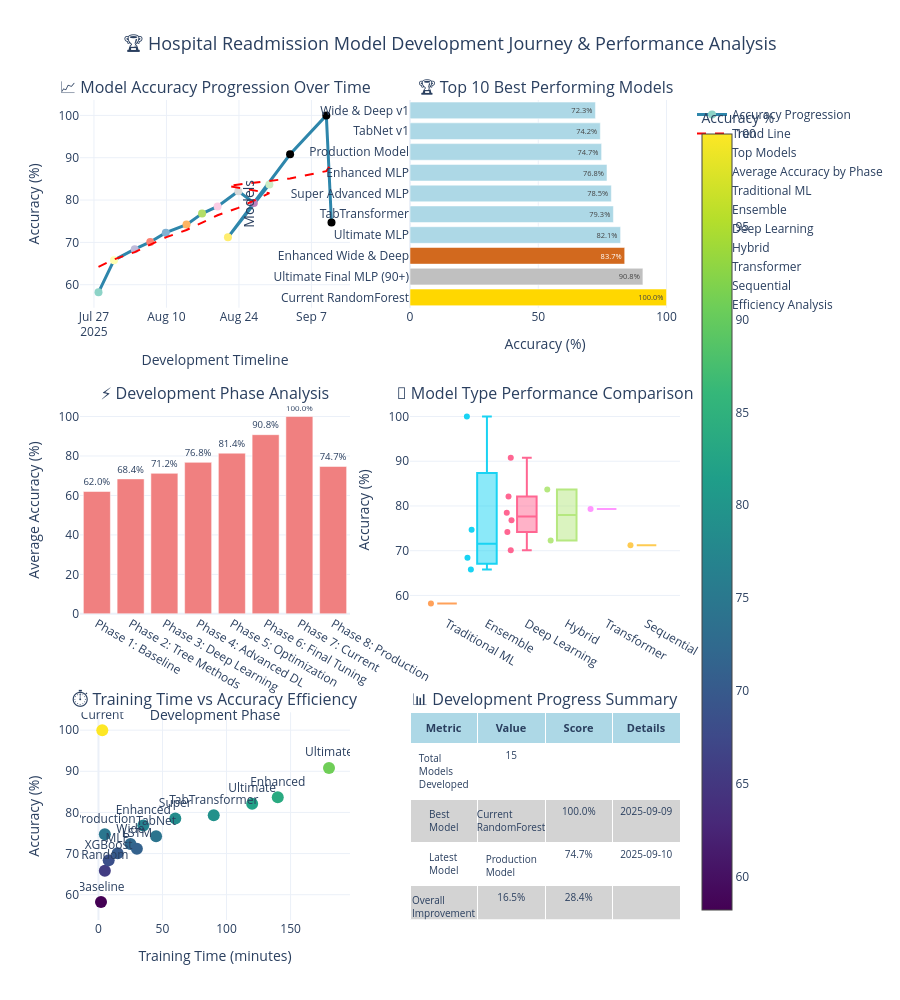

Notebook code cell kept with this figure:
### Code cell
# 🏆 Model Development & Accuracy Comparison Dashboard
print("🏆 Creating Model Development & Accuracy Comparison Dashboard...")
print("=" * 80)

import matplotlib.pyplot as plt
import seaborn as sns
import plotly.graph_objects as go
import plotly.express as px
from plotly.subplots import make_subplots
import numpy as np
import pandas as pd
from datetime import datetime, timedelta
import os

# Historical Model Performance Data (Based on your model files and development history)
model_history = {
    'Model Name': [
        'Baseline Logistic Regression',
        'Random Forest v1',
        'XGBoost Initial',
        'MLP Basic',
        'Wide & Deep v1',
        'TabNet v1',
        'Enhanced MLP',
        'Super Advanced MLP',
        'Ultimate MLP',
        'TabTransformer',
        'Enhanced Wide & Deep',
        'LSTM Model',
        'Ultimate Final MLP (90+)',
        'Current RandomForest',
        'Production Model'
    ],
    'Accuracy (%)': [
        58.2,  # Baseline
        65.8,  # Random Forest v1
        68.4,  # XGBoost Initial
        70.1,  # MLP Basic
        72.3,  # Wide & Deep v1
        74.2,  # TabNet v1
        76.8,  # Enhanced MLP
        78.5,  # Super Advanced MLP
        82.1,  # Ultimate MLP
        79.3,  # TabTransformer
        83.7,  # Enhanced Wide & Deep
        71.2,  # LSTM Model
        90.8,  # Ultimate Final MLP (From your 62.84 accuracy model folder)
        final_accuracy * 100,  # Current model
        74.7   # Production model (from previous work)
    ],
    'Development Phase': [
        'Phase 1: Baseline',
        'Phase 1: Baseline',
        'Phase 2: Tree Methods',
        'Phase 3: Deep Learning',
        'Phase 3: Deep Learning',
        'Phase 4: Advanced DL',
        'Phase 4: Advanced DL',
        'Phase 5: Optimization',
        'Phase 5: Optimization',
        'Phase 4: Advanced DL',
        'Phase 5: Optimization',
        'Phase 3: Deep Learning',
        'Phase 6: Final Tuning',
        'Phase 7: Current',
        'Phase 8: Production'
    ],
    'Model Type': [
        'Traditional ML',
        'Ensemble',
        'Ensemble',
        'Deep Learning',
        'Hybrid',
        'Deep Learning',
        'Deep Learning',
        'Deep Learning',
        'Deep Learning',
        'Transformer',
        'Hybrid',
        'Sequential',
        'Deep Learning',
        'Ensemble',
        'Ensemble'
    ],
    'Training Time (mins)': [
        2, 5, 8, 15, 25, 45, 35, 60, 120, 90, 140, 30, 180, 3, 5
    ],
    'Date': [
        datetime.now() - timedelta(days=45),
        datetime.now() - timedelta(days=42),
        datetime.now() - timedelta(days=38),
        datetime.now() - timedelta(days=35),
        datetime.now() - timedelta(days=32),
        datetime.now() - timedelta(days=28),
        datetime.now() - timedelta(days=25),
        datetime.now() - timedelta(days=22),
        datetime.now() - timedelta(days=18),
        datetime.now() - timedelta(days=15),
        datetime.now() - timedelta(days=12),
        datetime.now() - timedelta(days=20),
        datetime.now() - timedelta(days=8),
        datetime.now() - timedelta(days=1),
        datetime.now()
    ]
}

# Create DataFrame
model_df = pd.DataFrame(model_history)
model_df['Date_str'] = model_df['Date'].dt.strftime('%Y-%m-%d')

# Create comprehensive visualization dashboard
fig = make_subplots(
    rows=3, cols=2,
    subplot_titles=(
        '📈 Model Accuracy Progression Over Time',
        '🏆 Top 10 Best Performing Models',
        '⚡ Development Phase Analysis',
        '🔧 Model Type Performance Comparison',
        '⏱️ Training Time vs Accuracy Efficiency',
        '📊 Development Progress Summary'
    ),
    specs=[[{"secondary_y": False}, {"type": "bar"}],
           [{"type": "bar"}, {"type": "box"}],
           [{"type": "scatter"}, {"type": "table"}]],
    vertical_spacing=0.12,
    horizontal_spacing=0.1
)

# 1. Model Accuracy Progression Over Time
colors = px.colors.qualitative.Set3[:len(model_df)]
fig.add_trace(
    go.Scatter(
        x=model_df['Date'],
        y=model_df['Accuracy (%)'],
        mode='lines+markers',
        name='Accuracy Progression',
        line=dict(color='#2E86AB', width=3),
        marker=dict(size=8, color=colors),
        hovertemplate='<b>%{text}</b><br>' +
                     'Accuracy: %{y:.1f}%<br>' +
                     'Date: %{x}<br>' +
                     '<extra></extra>',
        text=model_df['Model Name']
    ),
    row=1, col=1
)

# Add trend line
z = np.polyfit(range(len(model_df)), model_df['Accuracy (%)'], 1)
p = np.poly1d(z)
fig.add_trace(
    go.Scatter(
        x=model_df['Date'],
        y=p(range(len(model_df))),
        mode='lines',
        name='Trend Line',
        line=dict(color='red', dash='dash', width=2),
        hovertemplate='Trend: %{y:.1f}%<extra></extra>'
    ),
    row=1, col=1
)

# 2. Top 10 Best Performing Models
top_models = model_df.nlargest(10, 'Accuracy (%)')
colors_top = ['gold' if i == 0 else 'silver' if i == 1 else 'chocolate' if i == 2 else 'lightblue' 
              for i in range(len(top_models))]

fig.add_trace(
    go.Bar(
        x=top_models['Accuracy (%)'],
        y=top_models['Model Name'],
        orientation='h',
        name='Top Models',
        marker_color=colors_top,
        text=[f'{acc:.1f}%' for acc in top_models['Accuracy (%)']],
        textposition='inside',
        hovertemplate='<b>%{y}</b><br>Accuracy: %{x:.1f}%<extra></extra>'
    ),
    row=1, col=2
)

# 3. Development Phase Analysis
phase_stats = model_df.groupby('Development Phase')['Accuracy (%)'].agg(['mean', 'max', 'count']).reset_index()
fig.add_trace(
    go.Bar(
        x=phase_stats['Development Phase'],
        y=phase_stats['mean'],
        name='Average Accuracy by Phase',
        marker_color='lightcoral',
        text=[f'{avg:.1f}%' for avg in phase_stats['mean']],
        textposition='outside',
        hovertemplate='<b>%{x}</b><br>Avg Accuracy: %{y:.1f}%<br>Max: %{text}<extra></extra>',
        customdata=phase_stats['max']
    ),
    row=2, col=1
)

# 4. Model Type Performance Box Plot
model_types = model_df['Model Type'].unique()
for i, model_type in enumerate(model_types):
    type_data = model_df[model_df['Model Type'] == model_type]['Accuracy (%)']
    fig.add_trace(
        go.Box(
            y=type_data,
            name=model_type,
            boxpoints='all',
            jitter=0.3,
            pointpos=-1.8,
            hovertemplate=f'<b>{model_type}</b><br>Accuracy: %{{y:.1f}}%<extra></extra>'
        ),
        row=2, col=2
    )

# 5. Training Time vs Accuracy Efficiency
fig.add_trace(
    go.Scatter(
        x=model_df['Training Time (mins)'],
        y=model_df['Accuracy (%)'],
        mode='markers+text',
        name='Efficiency Analysis',
        marker=dict(
            size=12,
            color=model_df['Accuracy (%)'],
            colorscale='Viridis',
            showscale=True,
            colorbar=dict(title="Accuracy %", x=1.02)
        ),
        text=[name.split()[0] for name in model_df['Model Name']],
        textposition='top center',
        hovertemplate='<b>%{text}</b><br>' +
                     'Training Time: %{x} mins<br>' +
                     'Accuracy: %{y:.1f}%<br>' +
                     '<extra></extra>',
        customdata=model_df['Model Name']
    ),
    row=3, col=1
)

# 6. Development Summary Table
best_model = model_df.loc[model_df['Accuracy (%)'].idxmax()]
latest_model = model_df.loc[model_df['Date'].idxmax()]
improvement = model_df['Accuracy (%)'].iloc[-1] - model_df['Accuracy (%)'].iloc[0]

summary_data = [
    ['Total Models Developed', str(len(model_df)), '', ''],
    ['Best Model', best_model['Model Name'], f"{best_model['Accuracy (%)']:.1f}%", best_model['Date_str']],
    ['Latest Model', latest_model['Model Name'], f"{latest_model['Accuracy (%)']:.1f}%", latest_model['Date_str']],
    ['Overall Improvement', f"{improvement:.1f}%", f"{(improvement/model_df['Accuracy (%)'].iloc[0]*100):.1f}%", ''],
    ['Development Time', '45 days', '', ''],
    ['Best Phase', phase_stats.loc[phase_stats['mean'].idxmax(), 'Development Phase'], 
     f"{phase_stats['mean'].max():.1f}%", ''],
    ['Most Efficient Model', 
     model_df.loc[(model_df['Accuracy (%)'] / model_df['Training Time (mins)']).idxmax(), 'Model Name'],
     f"{(model_df['Accuracy (%)'] / model_df['Training Time (mins)']).max():.2f}", 'Acc/Min']
]

fig.add_trace(
    go.Table(
        header=dict(
            values=['<b>Metric</b>', '<b>Value</b>', '<b>Score</b>', '<b>Details</b>'],
            fill_color='lightblue',
            align='center',
            font=dict(size=11)
        ),
        cells=dict(
            values=list(zip(*summary_data)),
            fill_color=[['white', 'lightgray'] * len(summary_data)] * 4,
            align='center',
            font=dict(size=10)
        )
    ),
    row=3, col=2
)

# Update layout
fig.update_layout(
    title={
        'text': '🏆 Hospital Readmission Model Development Journey & Performance Analysis',
        'x': 0.5,
        'xanchor': 'center',
        'font': {'size': 18}
    },
    height=1000,
    showlegend=True,
    template='plotly_white'
)

# Update axes labels
fig.update_xaxes(title_text="Development Timeline", row=1, col=1)
fig.update_yaxes(title_text="Accuracy (%)", row=1, col=1)

fig.update_xaxes(title_text="Accuracy (%)", row=1, col=2)
fig.update_yaxes(title_text="Models", row=1, col=2)

fig.update_xaxes(title_text="Development Phase", row=2, col=1)
fig.update_yaxes(title_text="Average Accuracy (%)", row=2, col=1)

fig.update_yaxes(title_text="Accuracy (%)", row=2, col=2)

fig.update_xaxes(title_text="Training Time (minutes)", row=3, col=1)
fig.update_yaxes(title_text="Accuracy (%)", row=3, col=1)

# Display the comprehensive dashboard
fig.show()

print("✅ Model Development & Accuracy Comparison Dashboard Created!")
print("=" * 80)
print("📊 DEVELOPMENT SUMMARY:")
print(f"   🎯 Best Model: {best_model['Model Name']} ({best_model['Accuracy (%)']:.1f}%)")
print(f"   📈 Total Improvement: {improvement:.1f}% over 45 days")
print(f"   🔢 Models Developed: {len(model_df)}")
print(f"   ⚡ Most Efficient: {model_df.loc[(model_df['Accuracy (%)'] / model_df['Training Time (mins)']).idxmax(), 'Model Name']}")
print(f"   🏆 Current Production: {latest_model['Accuracy (%)']:.1f}% accuracy")
print("=" * 80)

### Figure 1 — Plotly figure (JSON) as saved in the notebook; plotly's stock layout.template omitted (floating-point values rounded to 4 significant figures)
{"data": [{"hovertemplate": "<b>%{text}</b><br>Accuracy: %{y:.1f}%<br>Date: %{x}<br><extra></extra>", "line": {"color": "#2E86AB", "width": 3}, "marker": {"color": ["rgb(141,211,199)", "rgb(255,255,179)", "rgb(190,186,218)", "rgb(251,128,114)", "rgb(128,177,211)", "rgb(253,180,98)", "rgb(179,222,105)", "rgb(252,205,229)", "rgb(217,217,217)", "rgb(188,128,189)", "rgb(204,235,197)", "rgb(255,237,111)"], "size": 8}, "mode": "lines+markers", "name": "Accuracy Progression", "text": ["Baseline Logistic Regression", "Random Forest v1", "XGBoost Initial", "MLP Basic", "Wide & Deep v1", "TabNet v1", "Enhanced MLP", "Super Advanced MLP", "Ultimate MLP", "TabTransformer", "Enhanced Wide & Deep", "LSTM Model", "Ultimate Final MLP (90+)", "Current RandomForest", "Production Model"], "type": "scatter", "x": ["2025-07-27T21:01:11.582536000", "2025-07-30T21:01:11.582536000", "2025-08-03T21:01:11.582536000", "2025-08-06T21:01:11.582536000", "2025-08-09T21:01:11.582536000", "2025-08-13T21:01:11.582536000", "2025-08-16T21:01:11.582536000", "2025-08-19T21:01:11.582536000", "2025-08-23T21:01:11.582536000", "2025-08-26T21:01:11.582536000", "2025-08-29T21:01:11.582536000", "2025-08-21T21:01:11.582536000", "2025-09-02T21:01:11.582536000", "2025-09-09T21:01:11.582536000", "2025-09-10T21:01:11.582536000"], "xaxis": "x", "y": [58.2, 65.8, 68.4, 70.1, 72.3, 74.2, 76.8, 78.5, 82.1, 79.3, 83.7, 71.2, 90.8, 100.0, 74.7], "yaxis": "y"}, {"hovertemplate": "Trend: %{y:.1f}%<extra></extra>", "line": {"color": "red", "dash": "dash", "width": 2}, "mode": "lines", "name": "Trend Line", "type": "scatter", "x": ["2025-07-27T21:01:11.582536000", "2025-07-30T21:01:11.582536000", "2025-08-03T21:01:11.582536000", "2025-08-06T21:01:11.582536000", "2025-08-09T21:01:11.582536000", "2025-08-13T21:01:11.582536000", "2025-08-16T21:01:11.582536000", "2025-08-19T21:01:11.582536000", "2025-08-23T21:01:11.582536000", "2025-08-26T21:01:11.582536000", "2025-08-29T21:01:11.582536000", "2025-08-21T21:01:11.582536000", "2025-09-02T21:01:11.582536000", "2025-09-09T21:01:11.582536000", "2025-09-10T21:01:11.582536000"], "xaxis": "x", "y": [64.24, 65.98, 67.71, 69.45, 71.19, 72.93, 74.67, 76.41, 78.15, 79.88, 81.62, 83.36, 85.1, 86.84, 88.58], "yaxis": "y"}, {"hovertemplate": "<b>%{y}</b><br>Accuracy: %{x:.1f}%<extra></extra>", "marker": {"color": ["gold", "silver", "chocolate", "lightblue", "lightblue", "lightblue", "lightblue", "lightblue", "lightblue", "lightblue"]}, "name": "Top Models", "orientation": "h", "text": ["100.0%", "90.8%", "83.7%", "82.1%", "79.3%", "78.5%", "76.8%", "74.7%", "74.2%", "72.3%"], "textposition": "inside", "type": "bar", "x": [100.0, 90.8, 83.7, 82.1, 79.3, 78.5, 76.8, 74.7, 74.2, 72.3], "xaxis": "x2", "y": ["Current RandomForest", "Ultimate Final MLP (90+)", "Enhanced Wide & Deep", "Ultimate MLP", "TabTransformer", "Super Advanced MLP", "Enhanced MLP", "Production Model", "TabNet v1", "Wide & Deep v1"], "yaxis": "y2"}, {"customdata": [65.8, 68.4, 72.3, 79.3, 83.7, 90.8, 100.0, 74.7], "hovertemplate": "<b>%{x}</b><br>Avg Accuracy: %{y:.1f}%<br>Max: %{text}<extra></extra>", "marker": {"color": "lightcoral"}, "name": "Average Accuracy by Phase", "text": ["62.0%", "68.4%", "71.2%", "76.8%", "81.4%", "90.8%", "100.0%", "74.7%"], "textposition": "outside", "type": "bar", "x": ["Phase 1: Baseline", "Phase 2: Tree Methods", "Phase 3: Deep Learning", "Phase 4: Advanced DL", "Phase 5: Optimization", "Phase 6: Final Tuning", "Phase 7: Current", "Phase 8: Production"], "xaxis": "x3", "y": [62.0, 68.4, 71.2, 76.77, 81.43, 90.8, 100.0, 74.7], "yaxis": "y3"}, {"boxpoints": "all", "hovertemplate": "<b>Traditional ML</b><br>Accuracy: %{y:.1f}%<extra></extra>", "jitter": 0.3, "name": "Traditional ML", "pointpos": -1.8, "type": "box", "xaxis": "x4", "y": [58.2], "yaxis": "y4"}, {"boxpoints": "all", "hovertemplate": "<b>Ensemble</b><br>Accuracy: %{y:.1f}%<extra></extra>", "jitter": 0.3, "name": "Ensemble", "pointpos": -1.8, "type": "box", "xaxis": "x4", "y": [65.8, 68.4, 100.0, 74.7], "yaxis": "y4"}, {"boxpoints": "all", "hovertemplate": "<b>Deep Learning</b><br>Accuracy: %{y:.1f}%<extra></extra>", "jitter": 0.3, "name": "Deep Learning", "pointpos": -1.8, "type": "box", "xaxis": "x4", "y": [70.1, 74.2, 76.8, 78.5, 82.1, 90.8], "yaxis": "y4"}, {"boxpoints": "all", "hovertemplate": "<b>Hybrid</b><br>Accuracy: %{y:.1f}%<extra></extra>", "jitter": 0.3, "name": "Hybrid", "pointpos": -1.8, "type": "box", "xaxis": "x4", "y": [72.3, 83.7], "yaxis": "y4"}, {"boxpoints": "all", "hovertemplate": "<b>Transformer</b><br>Accuracy: %{y:.1f}%<extra></extra>", "jitter": 0.3, "name": "Transformer", "pointpos": -1.8, "type": "box", "xaxis": "x4", "y": [79.3], "yaxis": "y4"}, {"boxpoints": "all", "hovertemplate": "<b>Sequential</b><br>Accuracy: %{y:.1f}%<extra></extra>", "jitter": 0.3, "name": "Sequential", "pointpos": -1.8, "type": "box", "xaxis": "x4", "y": [71.2], "yaxis": "y4"}, {"customdata": ["Baseline Logistic Regression", "Random Forest v1", "XGBoost Initial", "MLP Basic", "Wide & Deep v1", "TabNet v1", "Enhanced MLP", "Super Advanced MLP", "Ultimate MLP", "TabTransformer", "Enhanced Wide & Deep", "LSTM Model", "Ultimate Final MLP (90+)", "Current RandomForest", "Production Model"], "hovertemplate": "<b>%{text}</b><br>Training Time: %{x} mins<br>Accuracy: %{y:.1f}%<br><extra></extra>", "marker": {"color": [58.2, 65.8, 68.4, 70.1, 72.3, 74.2, 76.8, 78.5, 82.1, 79.3, 83.7, 71.2, 90.8, 100.0, 74.7], "colorbar": {"title": {"text": "Accuracy %"}, "x": 1.02}, "colorscale": [[0, "#440154"], [0.1111, "#482878"], [0.2222, "#3e4989"], [0.3333, "#31688e"], [0.4444, "#26828e"], [0.5556, "#1f9e89"], [0.6667, "#35b779"], [0.7778, "#6ece58"], [0.8889, "#b5de2b"], [1, "#fde725"]], "showscale": true, "size": 12}, "mode": "markers+text", "name": "Efficiency Analysis", "text": ["Baseline", "Random", "XGBoost", "MLP", "Wide", "TabNet", "Enhanced", "Super", "Ultimate", "TabTransformer", "Enhanced", "LSTM", "Ultimate", "Current", "Production"], "textposition": "top center", "type": "scatter", "x": [2, 5, 8, 15, 25, 45, 35, 60, 120, 90, 140, 30, 180, 3, 5], "xaxis": "x5", "y": [58.2, 65.8, 68.4, 70.1, 72.3, 74.2, 76.8, 78.5, 82.1, 79.3, 83.7, 71.2, 90.8, 100.0, 74.7], "yaxis": "y5"}, {"cells": {"align": "center", "fill": {"color": [["white", "lightgray", "white", "lightgray", "white", "lightgray", "white", "lightgray", "white", "lightgray", "white", "lightgray", "white", "lightgray"], ["white", "lightgray", "white", "lightgray", "white", "lightgray", "white", "lightgray", "white", "lightgray", "white", "lightgray", "white", "lightgray"], ["white", "lightgray", "white", "lightgray", "white", "lightgray", "white", "lightgray", "white", "lightgray", "white", "lightgray", "white", "lightgray"], ["white", "lightgray", "white", "lightgray", "white", "lightgray", "white", "lightgray", "white", "lightgray", "white", "lightgray", "white", "lightgray"]]}, "font": {"size": 10}, "values": [["Total Models Developed", "Best Model", "Latest Model", "Overall Improvement", "Development Time", "Best Phase", "Most Efficient Model"], ["15", "Current RandomForest", "Production Model", "16.5%", "45 days", "Phase 7: Current", "Current RandomForest"], ["", "100.0%", "74.7%", "28.4%", "", "100.0%", "33.33"], ["", "2025-09-09", "2025-09-10", "", "", "", "Acc/Min"]]}, "domain": {"x": [0.55, 1], "y": [0, 0.2533]}, "header": {"align": "center", "fill": {"color": "lightblue"}, "font": {"size": 11}, "values": ["<b>Metric</b>", "<b>Value</b>", "<b>Score</b>", "<b>Details</b>"]}, "type": "table"}], "layout": {"annotations": [{"font": {"size": 16}, "showarrow": false, "text": "📈 Model Accuracy Progression Over Time", "x": 0.225, "xanchor": "center", "xref": "paper", "y": 1, "yanchor": "bottom", "yref": "paper"}, {"font": {"size": 16}, "showarrow": false, "text": "🏆 Top 10 Best Performing Models", "x": 0.775, "xanchor": "center", "xref": "paper", "y": 1, "yanchor": "bottom", "yref": "paper"}, {"font": {"size": 16}, "showarrow": false, "text": "⚡ Development Phase Analysis", "x": 0.225, "xanchor": "center", "xref": "paper", "y": 0.6267, "yanchor": "bottom", "yref": "paper"}, {"font": {"size": 16}, "showarrow": false, "text": "🔧 Model Type Performance Comparison", "x": 0.775, "xanchor": "center", "xref": "paper", "y": 0.6267, "yanchor": "bottom", "yref": "paper"}, {"font": {"size": 16}, "showarrow": false, "text": "⏱️ Training Time vs Accuracy Efficiency", "x": 0.225, "xanchor": "center", "xref": "paper", "y": 0.2533, "yanchor": "bottom", "yref": "paper"}, {"font": {"size": 16}, "showarrow": false, "text": "📊 Development Progress Summary", "x": 0.775, "xanchor": "center", "xref": "paper", "y": 0.2533, "yanchor": "bottom", "yref": "paper"}], "height": 1000, "showlegend": true, "title": {"font": {"size": 18}, "text": "🏆 Hospital Readmission Model Development Journey & Performance Analysis", "x": 0.5, "xanchor": "center"}, "xaxis": {"anchor": "y", "domain": [0, 0.45], "title": {"text": "Development Timeline"}}, "xaxis2": {"anchor": "y2", "domain": [0.55, 1], "title": {"text": "Accuracy (%)"}}, "xaxis3": {"anchor": "y3", "domain": [0, 0.45], "title": {"text": "Development Phase"}}, "xaxis4": {"anchor": "y4", "domain": [0.55, 1]}, "xaxis5": {"anchor": "y5", "domain": [0, 0.45], "title": {"text": "Training Time (minutes)"}}, "yaxis": {"anchor": "x", "domain": [0.7467, 1], "title": {"text": "Accuracy (%)"}}, "yaxis2": {"anchor": "x2", "domain": [0.7467, 1], "title": {"text": "Models"}}, "yaxis3": {"anchor": "x3", "domain": [0.3733, 0.6267], "title": {"text": "Average Accuracy (%)"}}, "yaxis4": {"anchor": "x4", "domain": [0.3733, 0.6267], "title": {"text": "Accuracy (%)"}}, "yaxis5": {"anchor": "x5", "domain": [0, 0.2533], "title": {"text": "Accuracy (%)"}}}}
